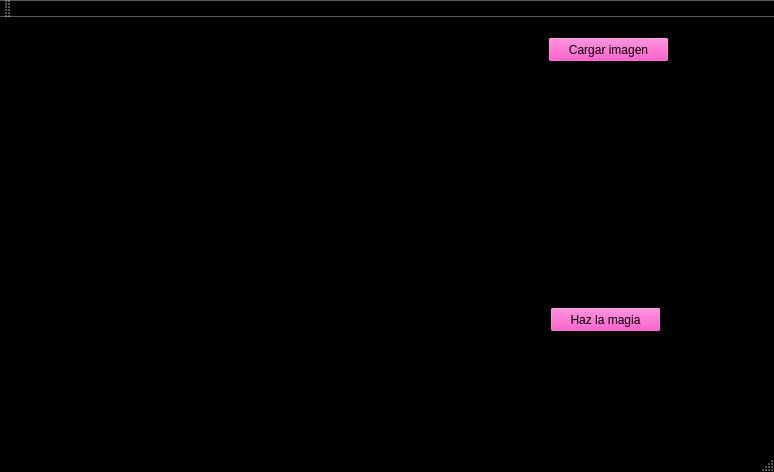
<?xml version="1.0" encoding="UTF-8"?>
<ui version="4.0">
 <class>proyecto_1</class>
 <widget class="QMainWindow" name="proyecto_1">
  <property name="geometry">
   <rect>
    <x>0</x>
    <y>0</y>
    <width>774</width>
    <height>472</height>
   </rect>
  </property>
  <property name="palette">
   <palette>
    <active>
     <colorrole role="Base">
      <brush brushstyle="SolidPattern">
       <color alpha="255">
        <red>255</red>
        <green>255</green>
        <blue>255</blue>
       </color>
      </brush>
     </colorrole>
     <colorrole role="Window">
      <brush brushstyle="SolidPattern">
       <color alpha="255">
        <red>0</red>
        <green>0</green>
        <blue>0</blue>
       </color>
      </brush>
     </colorrole>
    </active>
    <inactive>
     <colorrole role="Base">
      <brush brushstyle="SolidPattern">
       <color alpha="255">
        <red>255</red>
        <green>255</green>
        <blue>255</blue>
       </color>
      </brush>
     </colorrole>
     <colorrole role="Window">
      <brush brushstyle="SolidPattern">
       <color alpha="255">
        <red>0</red>
        <green>0</green>
        <blue>0</blue>
       </color>
      </brush>
     </colorrole>
    </inactive>
    <disabled>
     <colorrole role="Base">
      <brush brushstyle="SolidPattern">
       <color alpha="255">
        <red>0</red>
        <green>0</green>
        <blue>0</blue>
       </color>
      </brush>
     </colorrole>
     <colorrole role="Window">
      <brush brushstyle="SolidPattern">
       <color alpha="255">
        <red>0</red>
        <green>0</green>
        <blue>0</blue>
       </color>
      </brush>
     </colorrole>
    </disabled>
   </palette>
  </property>
  <property name="windowTitle">
   <string>proyecto_1</string>
  </property>
  <widget class="QWidget" name="centralWidget">
   <widget class="QLabel" name="label">
    <property name="geometry">
     <rect>
      <x>10</x>
      <y>10</y>
      <width>491</width>
      <height>401</height>
     </rect>
    </property>
    <property name="text">
     <string/>
    </property>
    <property name="pixmap">
     <pixmap resource="imagen.qrc">:/Imágenes/1.pgm</pixmap>
    </property>
   </widget>
   <widget class="QPushButton" name="pushButton">
    <property name="geometry">
     <rect>
      <x>548</x>
      <y>20</y>
      <width>121</width>
      <height>25</height>
     </rect>
    </property>
    <property name="palette">
     <palette>
      <active>
       <colorrole role="Button">
        <brush brushstyle="SolidPattern">
         <color alpha="255">
          <red>244</red>
          <green>43</green>
          <blue>182</blue>
         </color>
        </brush>
       </colorrole>
      </active>
      <inactive>
       <colorrole role="Button">
        <brush brushstyle="SolidPattern">
         <color alpha="255">
          <red>244</red>
          <green>43</green>
          <blue>182</blue>
         </color>
        </brush>
       </colorrole>
      </inactive>
      <disabled>
       <colorrole role="Button">
        <brush brushstyle="SolidPattern">
         <color alpha="255">
          <red>244</red>
          <green>43</green>
          <blue>182</blue>
         </color>
        </brush>
       </colorrole>
      </disabled>
     </palette>
    </property>
    <property name="text">
     <string>Cargar imagen</string>
    </property>
   </widget>
   <widget class="QPushButton" name="pushButton_2">
    <property name="geometry">
     <rect>
      <x>550</x>
      <y>290</y>
      <width>111</width>
      <height>25</height>
     </rect>
    </property>
    <property name="palette">
     <palette>
      <active>
       <colorrole role="Button">
        <brush brushstyle="SolidPattern">
         <color alpha="255">
          <red>244</red>
          <green>43</green>
          <blue>182</blue>
         </color>
        </brush>
       </colorrole>
      </active>
      <inactive>
       <colorrole role="Button">
        <brush brushstyle="SolidPattern">
         <color alpha="255">
          <red>244</red>
          <green>43</green>
          <blue>182</blue>
         </color>
        </brush>
       </colorrole>
      </inactive>
      <disabled>
       <colorrole role="Button">
        <brush brushstyle="SolidPattern">
         <color alpha="255">
          <red>244</red>
          <green>43</green>
          <blue>182</blue>
         </color>
        </brush>
       </colorrole>
      </disabled>
     </palette>
    </property>
    <property name="text">
     <string>Haz la magia</string>
    </property>
   </widget>
  </widget>
  <widget class="QMenuBar" name="menuBar">
   <property name="geometry">
    <rect>
     <x>0</x>
     <y>0</y>
     <width>774</width>
     <height>22</height>
    </rect>
   </property>
  </widget>
  <widget class="QToolBar" name="mainToolBar">
   <attribute name="toolBarArea">
    <enum>TopToolBarArea</enum>
   </attribute>
   <attribute name="toolBarBreak">
    <bool>false</bool>
   </attribute>
  </widget>
  <widget class="QStatusBar" name="statusBar"/>
 </widget>
 <layoutdefault spacing="6" margin="11"/>
 <resources>
  <include location="imagen.qrc"/>
 </resources>
 <connections/>
</ui>
